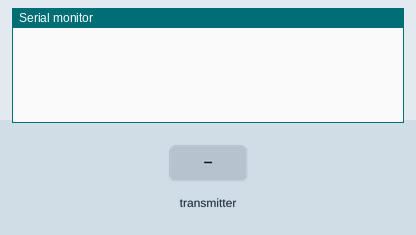
Recording of a sketch running on a simulated Arduino Mega 2560, built with avr-gcc and run on an emulated ATmega2560. On the bench: the last lines printed to the serial monitor. The test bench sets the inputs (shaded band). No radio packets arrive unless stated.

Above: at 0.8 s.
0.9 s: the transmitter starts sending pos = 0
At 0.97 s:
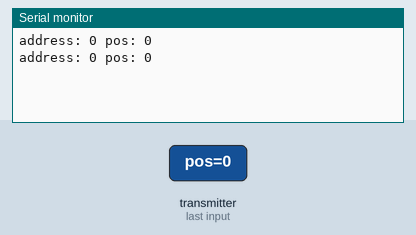
2.8 s: the transmitter starts sending address = 0
5.8 s: the transmitter starts sending pos = 256
At 6.5 s:
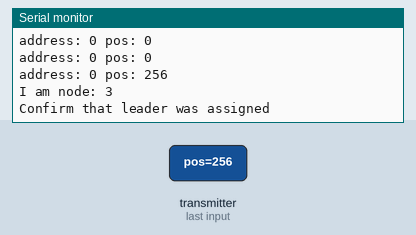

Measured:
- after the input at 0.9 s, the serial monitor: prints a new line at once (image 1)
- after the input at 5.8 s, the serial monitor: prints a new line at once (image 2)

The sketch:

Node3.ino
```cpp
//Include Libraries
#include <SPI.h>
#include <nRF24L01.h>
#include <RF24.h>

//create an RF24 object
RF24 radio(7,30);  // CE, CSN

//address through which two modules communicate.
const byte serverAddress[6] = "00000";
const byte node1Address[6] = "00001";
const byte node2Address[6] = "00002";
const byte node3Address[6] = "00003";

uint8_t my_id = 3;

typedef struct {
  int16_t pos;
  uint8_t address;
}data;

data leaderData;


void setup()
{
  while (!Serial);
    Serial.begin(9600);

  radio.begin();

  //set the address
  radio.openReadingPipe(0, serverAddress);

  //Set module as receiver
  radio.startListening();

  isLeader(); // first step is know if this node is the leader
}

void loop()
{
  //Read the data if available in buffer
}

void printStruct(data d){
  Serial.print("address: ");
  Serial.print(d.address);
  Serial.print(" pos: ");
  Serial.println(d.pos);
}

void isLeader(){
  leaderData.pos = 0;
  leaderData.address = 0;
  uint8_t new_id = 0;
  while(leaderData.pos == 0){
    if (radio.available()){
      radio.read(&leaderData, sizeof(leaderData));
      printStruct(leaderData);
    }
  }
  radio.stopListening();
  if(leaderData.address == my_id){
      Serial.println("I am the leader !!");
  } else{
      Serial.print("I am node: ");
      new_id = abs(my_id - leaderData.address);
      Serial.println(new_id);
  }

  radio.openWritingPipe(node3Address);
  leaderData.address = new_id + 1;
  while(!radio.write(&leaderData, sizeof(leaderData))){
    Serial.println("Send Ack");
  }
  radio.startListening();
  Serial.println("Confirm that leader was assigned");
}
```
